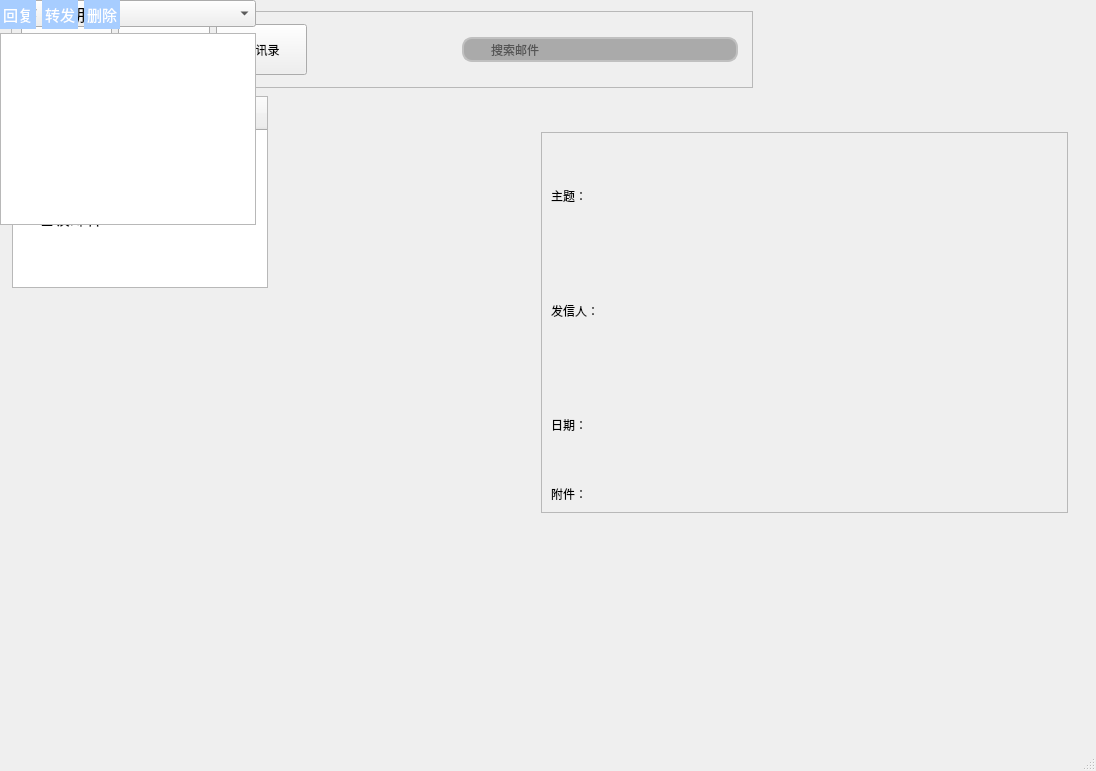
<?xml version="1.0" encoding="UTF-8"?>
<ui version="4.0">
 <class>MainWindow</class>
 <widget class="QMainWindow" name="MainWindow">
  <property name="geometry">
   <rect>
    <x>0</x>
    <y>0</y>
    <width>1096</width>
    <height>771</height>
   </rect>
  </property>
  <property name="windowTitle">
   <string>Foxmail</string>
  </property>
  <property name="windowIcon">
   <iconset>
    <normaloff>logo.png</normaloff>logo.png</iconset>
  </property>
  <property name="styleSheet">
   <string notr="true"/>
  </property>
  <property name="toolButtonStyle">
   <enum>Qt::ToolButtonTextBesideIcon</enum>
  </property>
  <widget class="QWidget" name="centralwidget">
   <widget class="QFrame" name="frame_2">
    <property name="geometry">
     <rect>
      <x>11</x>
      <y>11</y>
      <width>742</width>
      <height>77</height>
     </rect>
    </property>
    <property name="frameShape">
     <enum>QFrame::StyledPanel</enum>
    </property>
    <property name="frameShadow">
     <enum>QFrame::Raised</enum>
    </property>
    <layout class="QHBoxLayout" name="horizontalLayout_8" stretch="2,1,2">
     <item>
      <layout class="QHBoxLayout" name="horizontalLayout">
       <item>
        <widget class="QPushButton" name="composeButton">
         <property name="minimumSize">
          <size>
           <width>91</width>
           <height>51</height>
          </size>
         </property>
         <property name="styleSheet">
          <string notr="true">/*QPushButton{

border: none;

}
QPushButton:hover{
  background-color: qconicalgradient(cx:0.5, cy:0.522909, angle:179.9, stop:0.494318 rgba(181, 225, 250, 255), stop:0.5 rgba(222, 242, 251, 255));

}
QPushButton:pressed{
  background-color: qconicalgradient(cx:0.5, cy:0.522909, angle:179.9, stop:0.494318 rgba(134, 198, 233, 255), stop:0.5 rgba(206, 234, 248, 255));
 
}
*/</string>
         </property>
         <property name="text">
          <string>写邮件</string>
         </property>
         <property name="icon">
          <iconset>
           <normaloff>send.png</normaloff>send.png</iconset>
         </property>
         <property name="iconSize">
          <size>
           <width>30</width>
           <height>30</height>
          </size>
         </property>
        </widget>
       </item>
       <item>
        <widget class="QPushButton" name="refreshButton">
         <property name="minimumSize">
          <size>
           <width>91</width>
           <height>51</height>
          </size>
         </property>
         <property name="styleSheet">
          <string notr="true">/*QPushButton{

border: none;

}
QPushButton:hover{
  background-color: qconicalgradient(cx:0.5, cy:0.522909, angle:179.9, stop:0.494318 rgba(181, 225, 250, 255), stop:0.5 rgba(222, 242, 251, 255));

}
QPushButton:pressed{
  background-color: qconicalgradient(cx:0.5, cy:0.522909, angle:179.9, stop:0.494318 rgba(134, 198, 233, 255), stop:0.5 rgba(206, 234, 248, 255));
 
}*/
</string>
         </property>
         <property name="text">
          <string>刷新</string>
         </property>
         <property name="icon">
          <iconset>
           <normaloff>1refresh_128px_1194515_easyicon.net.png</normaloff>1refresh_128px_1194515_easyicon.net.png</iconset>
         </property>
         <property name="iconSize">
          <size>
           <width>30</width>
           <height>30</height>
          </size>
         </property>
        </widget>
       </item>
       <item>
        <widget class="QPushButton" name="contactlistButton">
         <property name="minimumSize">
          <size>
           <width>91</width>
           <height>51</height>
          </size>
         </property>
         <property name="styleSheet">
          <string notr="true">/*QPushButton{

border: none;

}
QPushButton:hover{
  background-color: qconicalgradient(cx:0.5, cy:0.522909, angle:179.9, stop:0.494318 rgba(181, 225, 250, 255), stop:0.5 rgba(222, 242, 251, 255));

}
QPushButton:pressed{
  background-color: qconicalgradient(cx:0.5, cy:0.522909, angle:179.9, stop:0.494318 rgba(134, 198, 233, 255), stop:0.5 rgba(206, 234, 248, 255));
 
}
*/</string>
         </property>
         <property name="text">
          <string>通讯录</string>
         </property>
         <property name="icon">
          <iconset>
           <normaloff>1point_list_128px_1190662_easyicon.net.png</normaloff>1point_list_128px_1190662_easyicon.net.png</iconset>
         </property>
         <property name="iconSize">
          <size>
           <width>30</width>
           <height>30</height>
          </size>
         </property>
        </widget>
       </item>
      </layout>
     </item>
     <item>
      <spacer name="horizontalSpacer">
       <property name="orientation">
        <enum>Qt::Horizontal</enum>
       </property>
       <property name="sizeHint" stdset="0">
        <size>
         <width>205</width>
         <height>20</height>
        </size>
       </property>
      </spacer>
     </item>
     <item>
      <widget class="QFrame" name="frame_3">
       <property name="frameShape">
        <enum>QFrame::NoFrame</enum>
       </property>
       <property name="frameShadow">
        <enum>QFrame::Plain</enum>
       </property>
       <property name="lineWidth">
        <number>1</number>
       </property>
       <layout class="QHBoxLayout" name="horizontalLayout_7">
        <property name="spacing">
         <number>0</number>
        </property>
        <property name="margin">
         <number>5</number>
        </property>
        <item>
         <widget class="QLabel" name="searchlabel">
          <property name="minimumSize">
           <size>
            <width>25</width>
            <height>25</height>
           </size>
          </property>
          <property name="maximumSize">
           <size>
            <width>22</width>
            <height>25</height>
           </size>
          </property>
          <property name="styleSheet">
           <string notr="true">
border:2px solid gray;
border-top-left-radius:10px;
border-bottom-left-radius:10px;
padding:2px 2px;
border-right: none; 
border-color:silver;

background-color: #AAA;
color: #000;</string>
          </property>
          <property name="text">
           <string/>
          </property>
          <property name="pixmap">
           <pixmap>search24.png</pixmap>
          </property>
         </widget>
        </item>
        <item>
         <widget class="QLineEdit" name="searchEdit">
          <property name="minimumSize">
           <size>
            <width>0</width>
            <height>25</height>
           </size>
          </property>
          <property name="sizeIncrement">
           <size>
            <width>0</width>
            <height>24</height>
           </size>
          </property>
          <property name="focusPolicy">
           <enum>Qt::ClickFocus</enum>
          </property>
          <property name="styleSheet">
           <string notr="true">border:2px solid gray;
padding:2px 2px; 
border-left: 0px;
border-right:0px;
border-color:silver;

background-color: #AAA;
    color: #000;
   /*border: 2px solid #555;*/

</string>
          </property>
          <property name="text">
           <string/>
          </property>
          <property name="placeholderText">
           <string>搜索邮件</string>
          </property>
         </widget>
        </item>
        <item>
         <widget class="QLabel" name="Xlabel">
          <property name="minimumSize">
           <size>
            <width>25</width>
            <height>25</height>
           </size>
          </property>
          <property name="maximumSize">
           <size>
            <width>25</width>
            <height>25</height>
           </size>
          </property>
          <property name="styleSheet">
           <string notr="true">
border:2px solid gray;
border-top-right-radius:10px;
border-bottom-right-radius:10px;
padding:2px 2px;
border-color:silver;
border-left:none;


background-color: #AAA;
color: #000;

</string>
          </property>
          <property name="text">
           <string/>
          </property>
          <property name="alignment">
           <set>Qt::AlignCenter</set>
          </property>
         </widget>
        </item>
       </layout>
      </widget>
     </item>
    </layout>
   </widget>
   <widget class="QTreeWidget" name="treeMailWidget">
    <property name="geometry">
     <rect>
      <x>12</x>
      <y>96</y>
      <width>256</width>
      <height>192</height>
     </rect>
    </property>
    <attribute name="headerVisible">
     <bool>true</bool>
    </attribute>
    <attribute name="headerHighlightSections">
     <bool>true</bool>
    </attribute>
    <column>
     <property name="text">
      <string notr="true">常用文件夹</string>
     </property>
     <property name="font">
      <font>
       <family>Adobe 宋体 Std L</family>
       <pointsize>14</pointsize>
       <weight>75</weight>
       <bold>true</bold>
      </font>
     </property>
     <property name="icon">
      <iconset>
       <normaloff>Folder_Open_128px_1072492_easyicon.net.ico</normaloff>Folder_Open_128px_1072492_easyicon.net.ico</iconset>
     </property>
    </column>
    <item>
     <property name="text">
      <string>收件夹</string>
     </property>
     <property name="font">
      <font>
       <family>Lucida Fax</family>
       <pointsize>13</pointsize>
      </font>
     </property>
     <property name="icon">
      <iconset>
       <normaloff>Receiving_in_mail_128px_1200029_easyicon.net.png</normaloff>Receiving_in_mail_128px_1200029_easyicon.net.png</iconset>
     </property>
    </item>
    <item>
     <property name="text">
      <string>草稿夹</string>
     </property>
     <property name="font">
      <font>
       <family>Lucida Fax</family>
       <pointsize>13</pointsize>
      </font>
     </property>
     <property name="icon">
      <iconset>
       <normaloff>draft_128px_1150028_easyicon.net.png</normaloff>draft_128px_1150028_easyicon.net.png</iconset>
     </property>
    </item>
    <item>
     <property name="text">
      <string>已发送</string>
     </property>
     <property name="font">
      <font>
       <family>Lucida Fax</family>
       <pointsize>13</pointsize>
      </font>
     </property>
     <property name="icon">
      <iconset>
       <normaloff>sent_2133px_1152650_easyicon.net.png</normaloff>sent_2133px_1152650_easyicon.net.png</iconset>
     </property>
    </item>
    <item>
     <property name="text">
      <string>垃圾邮件</string>
     </property>
     <property name="font">
      <font>
       <family>Lucida Fax</family>
       <pointsize>13</pointsize>
      </font>
     </property>
     <property name="icon">
      <iconset>
       <normaloff>garbage_118px_1201094_easyicon.net.png</normaloff>garbage_118px_1201094_easyicon.net.png</iconset>
     </property>
    </item>
   </widget>
   <widget class="QWidget" name="">
    <layout class="QVBoxLayout" name="verticalLayout">
     <item>
      <widget class="QComboBox" name="comboBox">
       <property name="font">
        <font>
         <pointsize>12</pointsize>
        </font>
       </property>
       <item>
        <property name="text">
         <string>排序：日期</string>
        </property>
       </item>
       <item>
        <property name="text">
         <string>排序：发信人</string>
        </property>
       </item>
       <item>
        <property name="text">
         <string>排序：主题</string>
        </property>
       </item>
      </widget>
     </item>
     <item>
      <widget class="QTreeWidget" name="listEmails">
       <property name="contextMenuPolicy">
        <enum>Qt::CustomContextMenu</enum>
       </property>
       <property name="styleSheet">
        <string notr="true"/>
       </property>
       <property name="editTriggers">
        <set>QAbstractItemView::DoubleClicked|QAbstractItemView::EditKeyPressed</set>
       </property>
       <property name="alternatingRowColors">
        <bool>false</bool>
       </property>
       <property name="autoExpandDelay">
        <number>-1</number>
       </property>
       <property name="expandsOnDoubleClick">
        <bool>true</bool>
       </property>
       <property name="columnCount">
        <number>1</number>
       </property>
       <attribute name="headerVisible">
        <bool>false</bool>
       </attribute>
       <column>
        <property name="text">
         <string notr="true">1</string>
        </property>
       </column>
      </widget>
     </item>
    </layout>
   </widget>
   <widget class="QWidget" name="">
    <layout class="QHBoxLayout" name="horizontalLayout_2">
     <item>
      <widget class="QPushButton" name="btnReply">
       <property name="styleSheet">
        <string notr="true">QPushButton
{
	color: rgb(255, 255, 255);
	background-color: rgb(167, 205, 255);
	border:none;
    padding: 3px;
	font-family: &quot;Verdana&quot;;
	font-size: 15px;
	text-align: center;
}
QPushButton:hover, QPushButton:pressed , QPushButton:checked
{
	background-color: rgb(85, 170, 255);
	text-align: right;
	padding-right: 20px;
	font-weight:100
}
QPushButton:hover
{
	background-image: url(:/icon/icons/dark/appbar.navigate.next.png);
	background-repeat:no-repeat;
	background-position: center left;
}
QPushButton:pressed, QPushButton:checked
{
	background-image: url(:/icon/icons/light/appbar.navigate.next.png);
	background-repeat:no-repeat;
	background-position: center left;
}</string>
       </property>
       <property name="text">
        <string>回复</string>
       </property>
       <property name="icon">
        <iconset>
         <normaloff>reply.png</normaloff>reply.png</iconset>
       </property>
      </widget>
     </item>
     <item>
      <widget class="QPushButton" name="btnForward">
       <property name="styleSheet">
        <string notr="true">QPushButton
{
	color: rgb(255, 255, 255);
	background-color: rgb(167, 205, 255);
	border:none;
    padding: 3px;
	font-family: &quot;Verdana&quot;;
	font-size: 15px;
	text-align: center;
}
QPushButton:hover, QPushButton:pressed , QPushButton:checked
{
	background-color: rgb(85, 170, 255);
	text-align: right;
	padding-right: 20px;
	font-weight:100
}
QPushButton:hover
{
	background-image: url(:/icon/icons/dark/appbar.navigate.next.png);
	background-repeat:no-repeat;
	background-position: center left;
}
QPushButton:pressed, QPushButton:checked
{
	background-image: url(:/icon/icons/light/appbar.navigate.next.png);
	background-repeat:no-repeat;
	background-position: center left;
}</string>
       </property>
       <property name="text">
        <string>转发</string>
       </property>
       <property name="icon">
        <iconset>
         <normaloff>forward.png</normaloff>forward.png</iconset>
       </property>
      </widget>
     </item>
     <item>
      <widget class="QPushButton" name="btnDelete">
       <property name="styleSheet">
        <string notr="true">QPushButton
{
	color: rgb(255, 255, 255);
	background-color: rgb(167, 205, 255);
	border:none;
    padding: 3px;
	font-family: &quot;Verdana&quot;;
	font-size: 15px;
	text-align: center;
}
QPushButton:hover, QPushButton:pressed , QPushButton:checked
{
	background-color: rgb(85, 170, 255);
	text-align: right;
	padding-right: 20px;
	font-weight:100
}
QPushButton:hover
{
	background-image: url(:/icon/icons/dark/appbar.navigate.next.png);
	background-repeat:no-repeat;
	background-position: center left;
}
QPushButton:pressed, QPushButton:checked
{
	background-image: url(:/icon/icons/light/appbar.navigate.next.png);
	background-repeat:no-repeat;
	background-position: center left;
}</string>
       </property>
       <property name="text">
        <string>删除</string>
       </property>
       <property name="icon">
        <iconset>
         <normaloff>delete.png</normaloff>delete.png</iconset>
       </property>
      </widget>
     </item>
    </layout>
   </widget>
   <widget class="QFrame" name="frame">
    <property name="geometry">
     <rect>
      <x>541</x>
      <y>132</y>
      <width>527</width>
      <height>381</height>
     </rect>
    </property>
    <property name="minimumSize">
     <size>
      <width>527</width>
      <height>80</height>
     </size>
    </property>
    <property name="frameShape">
     <enum>QFrame::StyledPanel</enum>
    </property>
    <property name="frameShadow">
     <enum>QFrame::Raised</enum>
    </property>
    <layout class="QVBoxLayout" name="verticalLayout_3">
     <item>
      <layout class="QHBoxLayout" name="horizontalLayout_4" stretch="1,2">
       <item>
        <widget class="QLabel" name="sublabel">
         <property name="text">
          <string>主题：</string>
         </property>
        </widget>
       </item>
       <item>
        <widget class="QLabel" name="subdisplay">
         <property name="text">
          <string/>
         </property>
        </widget>
       </item>
      </layout>
     </item>
     <item>
      <layout class="QHBoxLayout" name="horizontalLayout_5" stretch="1,2">
       <item>
        <widget class="QLabel" name="fromlabel">
         <property name="text">
          <string>发信人：</string>
         </property>
        </widget>
       </item>
       <item>
        <widget class="QLabel" name="fromdisplay">
         <property name="text">
          <string/>
         </property>
        </widget>
       </item>
      </layout>
     </item>
     <item>
      <layout class="QHBoxLayout" name="horizontalLayout_6" stretch="1,2">
       <item>
        <widget class="QLabel" name="datelabel">
         <property name="text">
          <string>日期：</string>
         </property>
        </widget>
       </item>
       <item>
        <widget class="QLabel" name="datedisplay">
         <property name="text">
          <string/>
         </property>
        </widget>
       </item>
      </layout>
     </item>
     <item>
      <layout class="QHBoxLayout" name="horizontalLayout_9" stretch="1,4">
       <item>
        <widget class="QLabel" name="attachlabel">
         <property name="text">
          <string>附件：</string>
         </property>
        </widget>
       </item>
       <item>
        <widget class="QPushButton" name="attachdisplay">
         <property name="contextMenuPolicy">
          <enum>Qt::CustomContextMenu</enum>
         </property>
         <property name="styleSheet">
          <string notr="true">QPushButton{

border: none;

}
QPushButton:hover{
  background-color: qconicalgradient(cx:0.5, cy:0.522909, angle:179.9, stop:0.494318 rgba(181, 225, 250, 255), stop:0.5 rgba(222, 242, 251, 255));

}
QPushButton:pressed{
  background-color: qconicalgradient(cx:0.5, cy:0.522909, angle:179.9, stop:0.494318 rgba(134, 198, 233, 255), stop:0.5 rgba(206, 234, 248, 255));
 
}
</string>
         </property>
         <property name="text">
          <string/>
         </property>
         <property name="icon">
          <iconset>
           <normaloff>attachicon1.png</normaloff>attachicon1.png</iconset>
         </property>
        </widget>
       </item>
      </layout>
     </item>
    </layout>
   </widget>
  </widget>
  <widget class="QStatusBar" name="statusbar"/>
  <action name="actionQuit">
   <property name="text">
    <string>&amp;Quit</string>
   </property>
  </action>
  <action name="actionCompose">
   <property name="checkable">
    <bool>false</bool>
   </property>
   <property name="checked">
    <bool>false</bool>
   </property>
   <property name="icon">
    <iconset>
     <normaloff>send.png</normaloff>send.png</iconset>
   </property>
   <property name="text">
    <string>写邮件</string>
   </property>
   <property name="toolTip">
    <string>Write new eMail</string>
   </property>
   <property name="shortcut">
    <string>Alt+N</string>
   </property>
  </action>
  <action name="actionRefresh">
   <property name="icon">
    <iconset>
     <normaloff>1refresh_128px_1194515_easyicon.net.png</normaloff>1refresh_128px_1194515_easyicon.net.png</iconset>
   </property>
   <property name="text">
    <string>刷新</string>
   </property>
   <property name="toolTip">
    <string>Check for new eMails</string>
   </property>
   <property name="shortcut">
    <string>Alt+R</string>
   </property>
  </action>
  <action name="actionContactList">
   <property name="icon">
    <iconset>
     <normaloff>1point_list_128px_1190662_easyicon.net.png</normaloff>1point_list_128px_1190662_easyicon.net.png</iconset>
   </property>
   <property name="text">
    <string>通讯录</string>
   </property>
  </action>
  <action name="actionSearch">
   <property name="checkable">
    <bool>true</bool>
   </property>
   <property name="checked">
    <bool>false</bool>
   </property>
   <property name="enabled">
    <bool>true</bool>
   </property>
   <property name="icon">
    <iconset>
     <normaloff>search.png</normaloff>search.png</iconset>
   </property>
   <property name="text">
    <string>查找</string>
   </property>
  </action>
 </widget>
 <resources>
  <include location="resource.qrc"/>
  <include location="styles/style.qrc"/>
 </resources>
 <connections>
  <connection>
   <sender>actionQuit</sender>
   <signal>triggered()</signal>
   <receiver>MainWindow</receiver>
   <slot>close()</slot>
   <hints>
    <hint type="sourcelabel">
     <x>-1</x>
     <y>-1</y>
    </hint>
    <hint type="destinationlabel">
     <x>146</x>
     <y>66</y>
    </hint>
   </hints>
  </connection>
  <connection>
   <sender>btnDelete</sender>
   <signal>clicked()</signal>
   <receiver>MainWindow</receiver>
   <slot>onDelete()</slot>
   <hints>
    <hint type="sourcelabel">
     <x>1081</x>
     <y>98</y>
    </hint>
    <hint type="destinationlabel">
     <x>547</x>
     <y>385</y>
    </hint>
   </hints>
  </connection>
  <connection>
   <sender>btnReply</sender>
   <signal>clicked()</signal>
   <receiver>MainWindow</receiver>
   <slot>onReply()</slot>
   <hints>
    <hint type="sourcelabel">
     <x>659</x>
     <y>98</y>
    </hint>
    <hint type="destinationlabel">
     <x>547</x>
     <y>385</y>
    </hint>
   </hints>
  </connection>
  <connection>
   <sender>btnForward</sender>
   <signal>clicked()</signal>
   <receiver>MainWindow</receiver>
   <slot>onForward()</slot>
   <hints>
    <hint type="sourcelabel">
     <x>904</x>
     <y>98</y>
    </hint>
    <hint type="destinationlabel">
     <x>547</x>
     <y>385</y>
    </hint>
   </hints>
  </connection>
  <connection>
   <sender>treeMailWidget</sender>
   <signal>itemClicked(QTreeWidgetItem*,int)</signal>
   <receiver>MainWindow</receiver>
   <slot>onFolderSelected()</slot>
   <hints>
    <hint type="sourcelabel">
     <x>157</x>
     <y>291</y>
    </hint>
    <hint type="destinationlabel">
     <x>225</x>
     <y>-8</y>
    </hint>
   </hints>
  </connection>
  <connection>
   <sender>composeButton</sender>
   <signal>clicked()</signal>
   <receiver>MainWindow</receiver>
   <slot>onComposeMail()</slot>
   <hints>
    <hint type="sourcelabel">
     <x>59</x>
     <y>55</y>
    </hint>
    <hint type="destinationlabel">
     <x>480</x>
     <y>3</y>
    </hint>
   </hints>
  </connection>
  <connection>
   <sender>refreshButton</sender>
   <signal>clicked()</signal>
   <receiver>MainWindow</receiver>
   <slot>onRefresh()</slot>
   <hints>
    <hint type="sourcelabel">
     <x>227</x>
     <y>56</y>
    </hint>
    <hint type="destinationlabel">
     <x>628</x>
     <y>2</y>
    </hint>
   </hints>
  </connection>
  <connection>
   <sender>contactlistButton</sender>
   <signal>clicked()</signal>
   <receiver>MainWindow</receiver>
   <slot>onContactList()</slot>
   <hints>
    <hint type="sourcelabel">
     <x>372</x>
     <y>49</y>
    </hint>
    <hint type="destinationlabel">
     <x>733</x>
     <y>1</y>
    </hint>
   </hints>
  </connection>
  <connection>
   <sender>listEmails</sender>
   <signal>itemClicked(QTreeWidgetItem*,int)</signal>
   <receiver>MainWindow</receiver>
   <slot>onMailSelected()</slot>
   <hints>
    <hint type="sourcelabel">
     <x>351</x>
     <y>600</y>
    </hint>
    <hint type="destinationlabel">
     <x>377</x>
     <y>738</y>
    </hint>
   </hints>
  </connection>
  <connection>
   <sender>comboBox</sender>
   <signal>activated(int)</signal>
   <receiver>MainWindow</receiver>
   <slot>OnActivated()</slot>
   <hints>
    <hint type="sourcelabel">
     <x>434</x>
     <y>104</y>
    </hint>
    <hint type="destinationlabel">
     <x>486</x>
     <y>90</y>
    </hint>
   </hints>
  </connection>
  <connection>
   <sender>attachdisplay</sender>
   <signal>clicked()</signal>
   <receiver>MainWindow</receiver>
   <slot>openFile()</slot>
   <hints>
    <hint type="sourcelabel">
     <x>849</x>
     <y>234</y>
    </hint>
    <hint type="destinationlabel">
     <x>636</x>
     <y>92</y>
    </hint>
   </hints>
  </connection>
 </connections>
 <slots>
  <slot>onComposeMail()</slot>
  <slot>onRefresh()</slot>
  <slot>onFolderSelected()</slot>
  <slot>onMailSelected(item)</slot>
  <slot>onContactList()</slot>
  <slot>onSearch()</slot>
  <slot>onReply()</slot>
  <slot>onForward()</slot>
  <slot>onDelete()</slot>
  <slot>ontextEdit()</slot>
  <slot>onMailSelected()</slot>
  <slot>OnActivated()</slot>
  <slot>openFile()</slot>
 </slots>
</ui>
